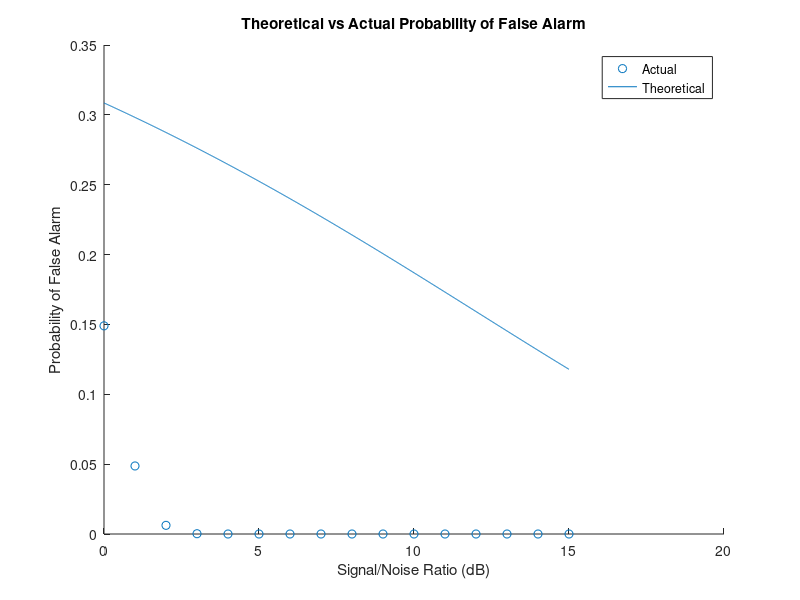

MATLAB code to generate this figure:
clear all;
close all;
results={}
for SNR=0:15
    for N= 1:10000
        %generate noisy or noiseless signal
        z=randn;
        A = z + SNR;
        coin = rand;
        if coin < .7
            %present
            %y = A+z
            y = A + z;
            actual = 1;
        else
            %absent
            y = z;
            actual = 0;
        end
        output(N).actual=actual;
        
        %use ml to try to detect signal
        gamma = A/2;
        if y < gamma
            %detect absent
            detect = 0;
        else
            %detect present
            detect = 1;
        end
        output(N).detect=detect;
    end
    results{SNR+1}=output;
end


for SNR = 0:15
    numFA=0;
    for N = 1:length(results{SNR+1})
        if results{SNR+1}(N).detect==1 && results{SNR+1}(N).actual==0
            numFA = numFA + 1;
        end
    end
    pfa = numFA/length(results{SNR+1});
    probFalseAlarms(SNR+1,1)=SNR;
    probFalseAlarms(SNR+1,2)=pfa;
end

%find equation
%pfa = qfunc(sqrt(10^(x/10))/2)
x=linspace(0,15,1000)
y=qfunc(sqrt(10.^(x/20))/2)
figure()
scatter(probFalseAlarms(:,1),probFalseAlarms(:,2))
hold on;
plot(x,y)
xlabel('Signal/Noise Ratio (dB)')
ylabel('Probability of False Alarm')
title('Theoretical vs Actual Probability of False Alarm')
legend('Actual','Theoretical')
            